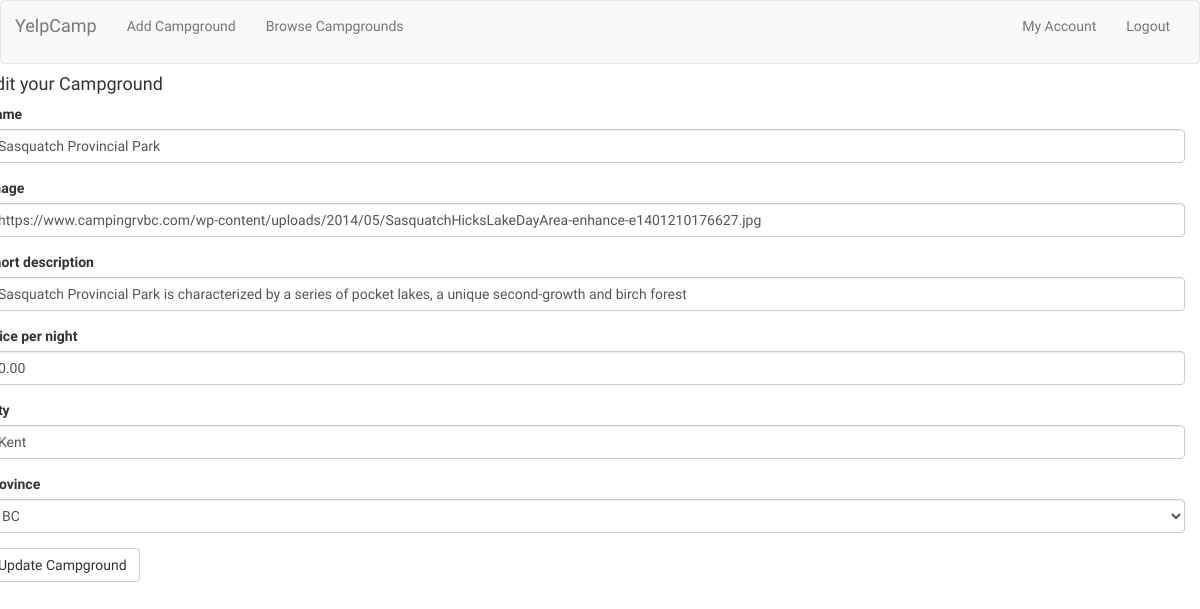
/campgrounds/update/2/ (signed in), run on the app's committed database.
### campgrounds/models.py (models this page shows, shortened)
class Campground(models.Model):
	author = models.ForeignKey('auth.User' , related_name='submitted_campgrounds')
	name = models.CharField(max_length=128, blank=False, unique=True)
	image = models.URLField(blank=False)
	short_description = models.CharField(max_length=128)
	price_per_night = models.DecimalField(max_digits=5, decimal_places=2, blank=True)
	city = models.CharField(max_length=56, blank=True, unique=False)
	PROVINCES = (
		('British Columbia', 'BC'),
	)
	province = models.CharField(max_length=56, blank=False, unique=False, choices=PROVINCES, default='BC')
	def __init__(self, *args, **kwargs):
	    super(Campground, self).__init__(*args, **kwargs)

### campgrounds/views.py (the view)
# urls.py: url(r'^update/(?P<pk>\d+)/$', views.UpdateCampground.as_view(), name='update'),
class UpdateCampground(LoginRequiredMixin, generic.UpdateView):
	model = Campground
	fields = ('name', 'image', 'short_description', 'price_per_night', 'city', 'province')
	template_name_suffix = '_update_form'

### campgrounds/templates/campgrounds/campground_update_form.html (shortened to what this page needs)
{% extends 'campgrounds/campground_base.html' %}
{% load bootstrap3 %}
{% block camp %}
	<h4>Edit your Campground</h4>
	<form method="POST">
		{% bootstrap_form form %}
		<input type="submit" value="Update Campground" class="btn btn-default">
	</form>
{% endblock %}

### static/YelpCamp/css/master.css (style rules this page uses)
body { font-family: Raleway; }

### data on the page
Campground: name "Sasquatch Provincial Park", image "https://www.campingrvbc.com/wp-content/uploads/2014/05/SasquatchHicksLakeDayArea-enhance-e1401210176627.jpg", short_description "Sasquatch Provincial Park is characterized by a series of pocket lakes, a unique second-growth and birch forest", price_per_night "0.00", city "Kent", province "BC"
